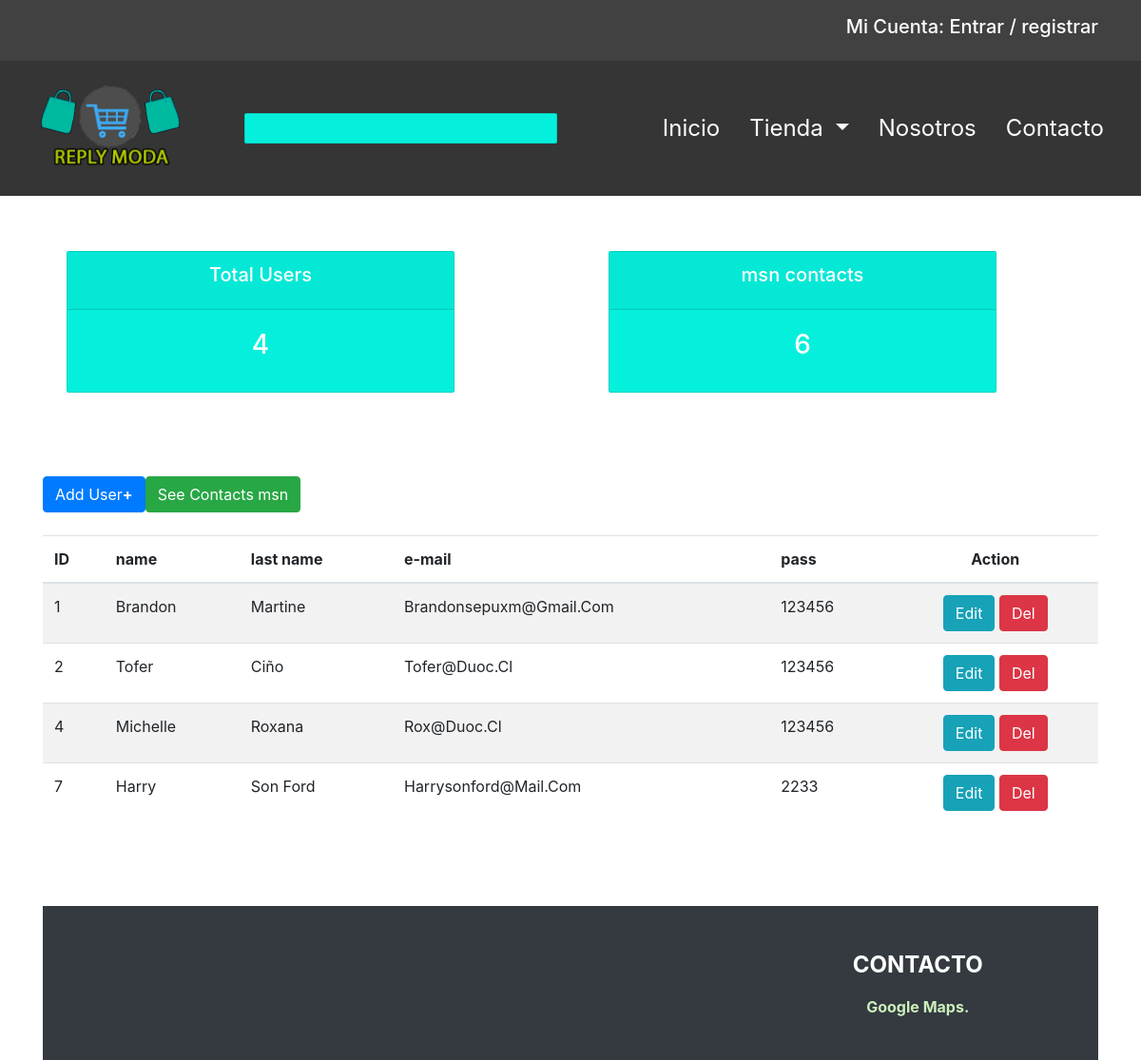
Page /userscrud/ (upper part) on the earlier database version.
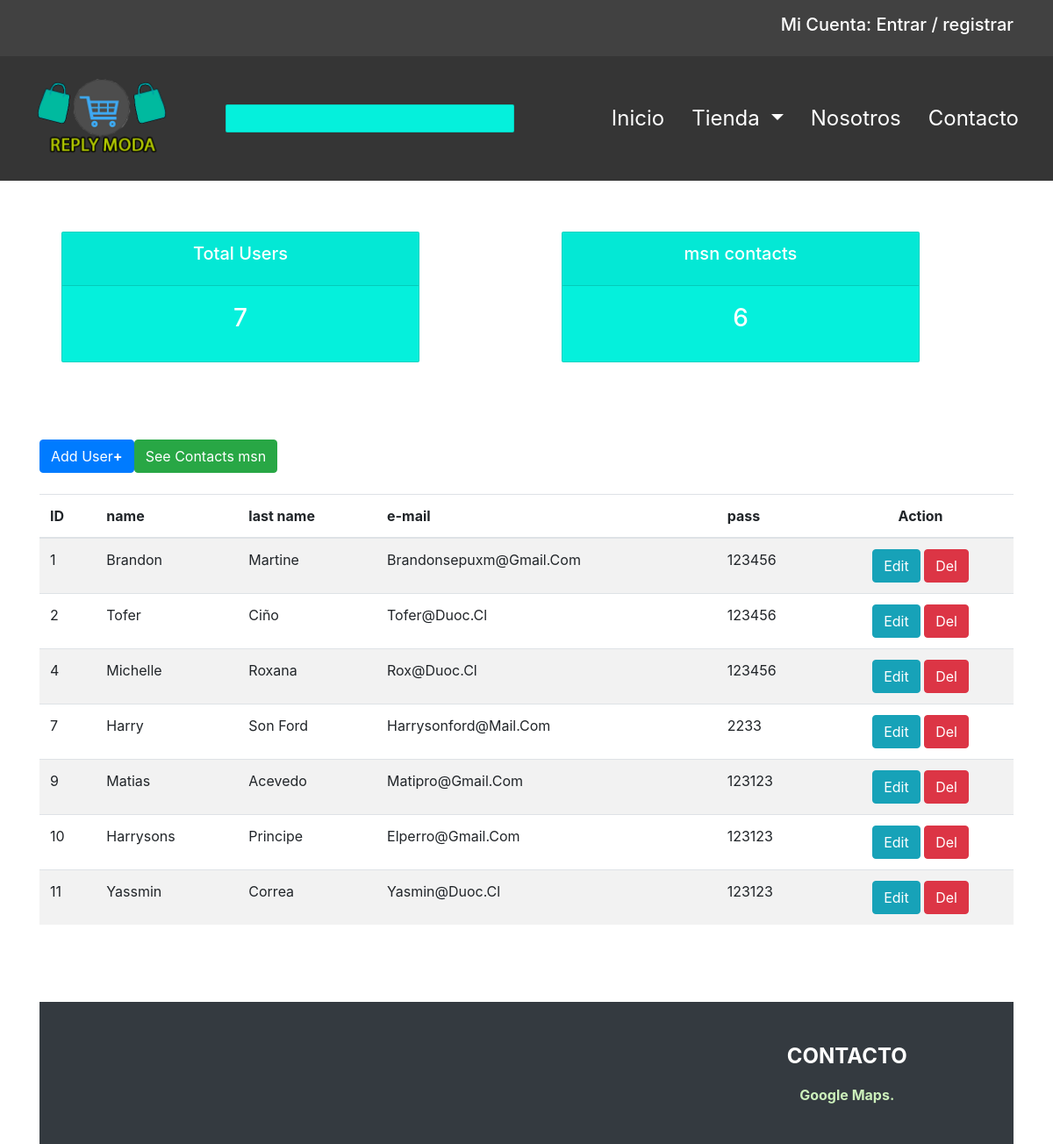
Same page on the later database version.
### core/models.py (models this page shows, shortened)
class user(models.Model):
    nom = models.CharField( max_length=50)
    snom = models.CharField( max_length=50)
    email = models.EmailField(('email address'), unique=True)
    password = models.CharField( max_length=50)

### core/views.py (the view)
# urls.py: path("userscrud/", views.userscrud, name="userscrud"), #listar
def userscrud(request): #listar
    users = user.objects.all()
    contacts = usercontact.objects.all()
    numusers = users.count()
    numcontacts = contacts.count()
    data = {
        'users' : users, 'nusers' : numusers, 'ncontacts' : numcontacts
    }
    return render(request, 'web/userscrud.html', data)

### core/templates/web/userscrud.html (shortened to what this page needs)
{% extends 'web/base.html' %}
{% load static %}
{% block contenido %}
  <div class="container">
    <br>
    {%  include 'web/status.html' %}
    <br>
    <br>
    <table class="table table-striped custab">
      <thead>
        <a href="{% url 'adduseradmin' %}" class="btn btn-primary btn-xs pull-right">Add User<b>+</b>   </a>
        <a href="{% url 'contactcrud' %}" class="btn btn-success btn-xs pull-right">See Contacts msn<b></b> </a>
        <br>
        <tr>
          <br>
          <th>ID</th>
          <th>name</th>
          <th>last name</th>
          <th>e-mail</th>
          <th>pass</th>
          <th class="text-center">Action</th>
        </tr>
      </thead>
      {% for u in users %}
        <tr>
          <td>{{ u.id | title}}</td>
          <td>{{ u.nom | title}}</td>
          <td>{{ u.snom | title}}</td>
          <td>{{ u.email | title}}</td>
          <td>{{ u.password | title}}</td>
          <td class="text-center">
          <a href="{% url 'edituser' u.id%}" class='btn btn-info btn-xs'> Edit</a>
          <a href="{% url 'eliminar' u.id%}" class="btn btn-danger btn-xs"> Del</a> </td>
        </tr>
      {% endfor %}
    </table>
    <br>
  <br>
  <br>
{% endblock contenido %}

Differences in the rows shown:
added user: id "9", nom "Matias", snom "Acevedo", email "Matipro@Gmail.Com", password "123123"
added user: id "10", nom "Harrysons", snom "Principe", email "Elperro@Gmail.Com", password "123123"
added user: id "11", nom "Yassmin", snom "Correa", email "Yasmin@Duoc.Cl", password "123123"
Other differences:
{{ nusers }}: "4" → "7"
